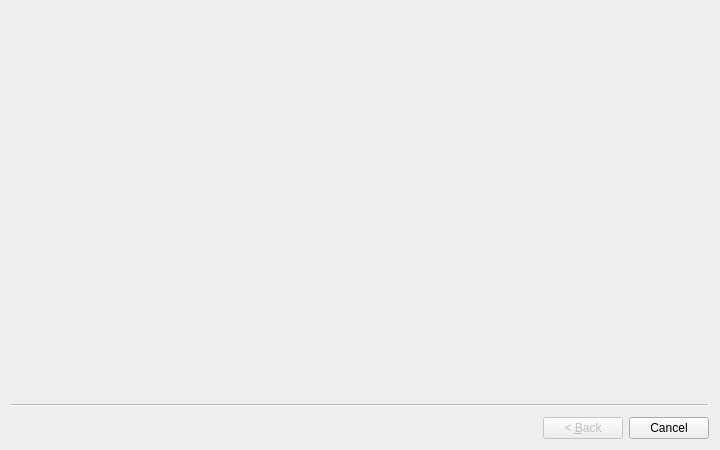
<?xml version="1.0" encoding="UTF-8"?>
<ui version="4.0">
 <class>NewProjectWizard</class>
 <widget class="QWizard" name="NewProjectWizard">
  <property name="geometry">
   <rect>
    <x>0</x>
    <y>0</y>
    <width>720</width>
    <height>450</height>
   </rect>
  </property>
  <property name="windowTitle">
   <string>Nuevo proyecto</string>
  </property>
  <property name="modal">
   <bool>true</bool>
  </property>
  <property name="titleFormat">
   <enum>Qt::RichText</enum>
  </property>
  <property name="subTitleFormat">
   <enum>Qt::RichText</enum>
  </property>
 </widget>
 <resources/>
 <connections/>
</ui>
